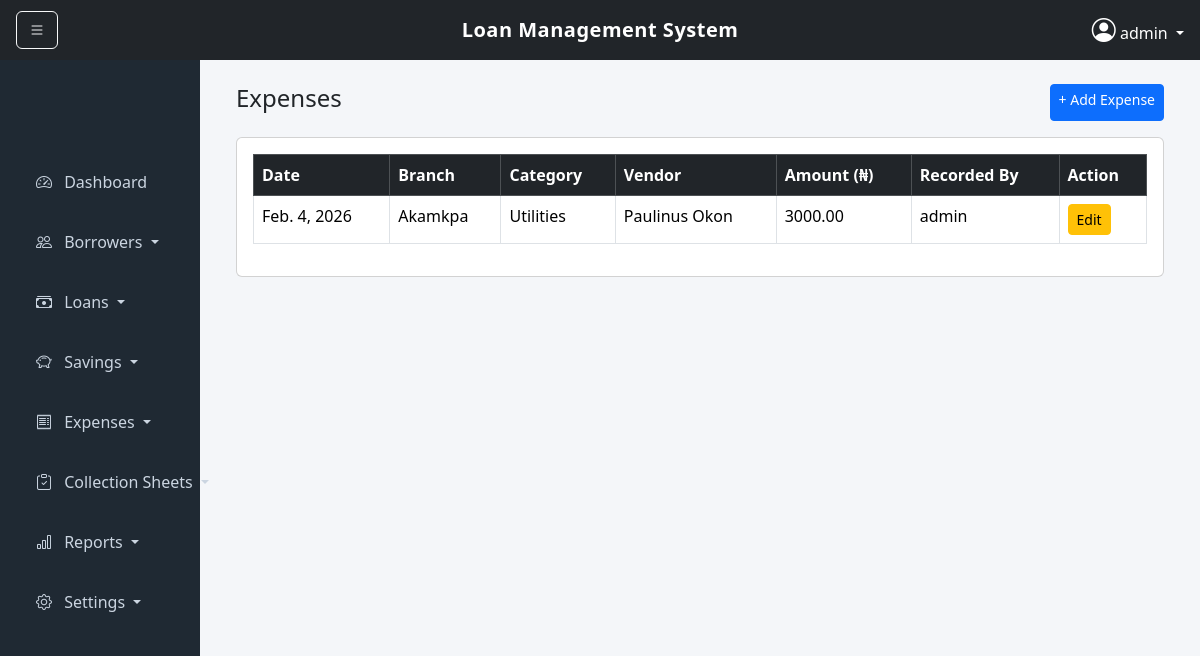
The app's page /expenses/ (signed in) with its own data.
### core/models.py (models this page shows, shortened)
class Expense(models.Model):
    CATEGORY_CHOICES = [
        ('Rent', 'Rent'),
        ('Salary', 'Salary'),
        ('Fuel', 'Fuel'),
        ('Utilities', 'Utilities'),
        ('Maintenance', 'Maintenance'),
        ('Other', 'Other'),
    ]
    organization = models.ForeignKey(Organization, on_delete=models.CASCADE)
    branch = models.ForeignKey(Branch, on_delete=models.CASCADE)
    vendor = models.ForeignKey(Vendor, on_delete=models.SET_NULL, null=True, blank=True)
    category = models.CharField(max_length=50, choices=CATEGORY_CHOICES)
    description = models.TextField(blank=True, null=True)
    amount = models.DecimalField(max_digits=12, decimal_places=2)
    date = models.DateField(default=now)
    recorded_by = models.ForeignKey(User, on_delete=models.SET_NULL, null=True)

class Branch(models.Model):
    organization = models.ForeignKey(Organization, on_delete=models.CASCADE)
    name = models.CharField(max_length=200)

class Vendor(models.Model):
    organization = models.ForeignKey(Organization, on_delete=models.CASCADE)
    name = models.CharField(max_length=200)
    phone = models.CharField(max_length=50, blank=True, null=True)
    email = models.EmailField(blank=True, null=True)

### core/views.py (the view)
# urls.py: path('expenses/', views.expenses_view, name='expenses'),
@login_required
def expenses_view(request):
    organization = request.user.loanofficer.organization
    expenses = Expense.objects.filter(organization=organization).select_related('branch', 'vendor')
    return render(request, "expenses.html", {'expenses': expenses})

### core/templates/expenses.html
{% extends "base.html" %}
{% block content %}
<div class="container-fluid">
  <div class="d-flex justify-content-between mb-3">
    <h4>Expenses</h4>
    <a href="{% url 'add_expense' %}" class="btn btn-primary btn-sm">
      + Add Expense
    </a>
  </div>
  <div class="card">
    <div class="card-body table-responsive">
      <table class="table table-bordered table-hover">
        <thead class="table-dark">
          <tr>
            <th>Date</th>
            <th>Branch</th>
            <th>Category</th>
            <th>Vendor</th>
            <th>Amount (₦)</th>
            <th>Recorded By</th>
            <th>Action</th>
          </tr>
        </thead>
        <tbody>
          {% for expense in expenses %}
          <tr>
            <td>{{ expense.date }}</td>
            <td>{{ expense.branch.name }}</td>
            <td>{{ expense.category }}</td>
            <td>{{ expense.vendor.name }}</td>
            <td>{{ expense.amount }}</td>
            <td>{{ expense.recorded_by }}</td>
            <td>
              <a href="{% url 'update_expense' expense.id %}"
                 class="btn btn-sm btn-warning">
                 Edit
              </a>
            </td>
          </tr>
          {% empty %}
          <tr>
            <td colspan="6" class="text-center text-muted">No expenses recorded</td>
          </tr>
          {% endfor %}
        </tbody>
      </table>
    </div>
  </div>
</div>
{% endblock %}

### core/templates/base.html (shortened to what this page needs)
<!DOCTYPE html>
<html lang="en">
  <head>
    <link href="https://cdn.jsdelivr.net/npm/bootstrap@5.3.2/dist/css/bootstrap.min.css" rel="stylesheet">
    <link href="https://cdn.jsdelivr.net/npm/bootstrap-icons@1.11.1/font/bootstrap-icons.css" rel="stylesheet">
  </head>
  <body>
    <nav class="navbar navbar-dark bg-dark topbar px-3 position-relative">
      <button class="btn btn-outline-light me-2" id="toggleSidebar">
        <i class="bi bi-list"></i>
      </button>
      <span class="navbar-brand project-title">
        Loan Management System
      </span>
      <div class="dropdown ms-auto">
        <a class="text-white dropdown-toggle text-decoration-none" href="#" data-bs-toggle="dropdown">
          <i class="bi bi-person-circle fs-4"></i>
          {{ request.user.username }}
        </a>
      </div>
    </nav>
    <div class="container-fluid">
      <div class="row">
        <div id="sidebar" class="col-md-3 col-lg-2 sidebar p-3">
          <div class="nav flex-column sidebar-menu">
            <a href="/" class="nav-link">
              <i class="bi bi-speedometer2 me-2"></i> Dashboard
            </a>
            <div class="nav-item dropdown">
              <a class="nav-link dropdown-toggle" href="#" data-bs-toggle="collapse" data-bs-target="#borrowersMenu">
                <i class="bi bi-people me-2"></i> Borrowers
              </a>
            </div>
            <div class="nav-item dropdown">
              <a class="nav-link dropdown-toggle" href="#" data-bs-toggle="collapse" data-bs-target="#loansMenu">
                <i class="bi bi-cash-stack me-2"></i> Loans
              </a>
            </div>
            <div class="nav-item dropdown">
              <a class="nav-link dropdown-toggle" href="#" data-bs-toggle="collapse" data-bs-target="#savingsMenu">
                <i class="bi bi-piggy-bank me-2"></i> Savings
              </a>
            </div>
            <div class="nav-item dropdown">
              <a class="nav-link dropdown-toggle" href="#" data-bs-toggle="collapse" data-bs-target="#expensesMenu">
                <i class="bi bi-receipt me-2"></i> Expenses
              </a>
            </div>
            <div class="nav-item dropdown">
              <a class="nav-link dropdown-toggle" href="#" data-bs-toggle="collapse" data-bs-target="#collectionsMenu">
                <i class="bi bi-clipboard-check me-2"></i> Collection Sheets
              </a>
            </div>
            <div class="nav-item dropdown">
              <a class="nav-link dropdown-toggle" href="#" data-bs-toggle="collapse" data-bs-target="#reportsMenu">
                <i class="bi bi-bar-chart me-2"></i> Reports
              </a>
            </div>
            <div class="nav-item dropdown">
              <a class="nav-link dropdown-toggle" href="#" data-bs-toggle="collapse" data-bs-target="#settingsMenu">
                <i class="bi bi-gear me-2"></i> Settings
              </a>
            </div>
          </div>
        </div>
        <div id="content" class="col content">
          {% block content %}{% endblock %}
        </div>
      </div>
    </div>
  </body>
</html>

### core/templates/base.html (style rules this page uses)
body { background-color: #f4f6f9; }
.topbar { height: 60px; }
.project-title { position: absolute; left: 50%; transform: translateX(-50%); font-weight: 600; letter-spacing: 0.5px; }
.sidebar { min-height: 100vh; background-color: #1f2933; transition: all 0.3s ease; }
.sidebar .nav-link { color: #cbd5e1; padding: 14px 20px; margin-bottom: 8px; border-radius: 6px; }
.sidebar-menu { padding-top: 80px; }
.content { padding: 24px; transition: margin-left 0.3s ease; }

### records on screen
Expense: date "Feb. 4, 2026", branch.name "Akamkpa", category "Utilities", vendor.name "Paulinus Okon", amount "3000.00", recorded_by "admin"

### other values on screen
{{ request.user.username }} "admin"
